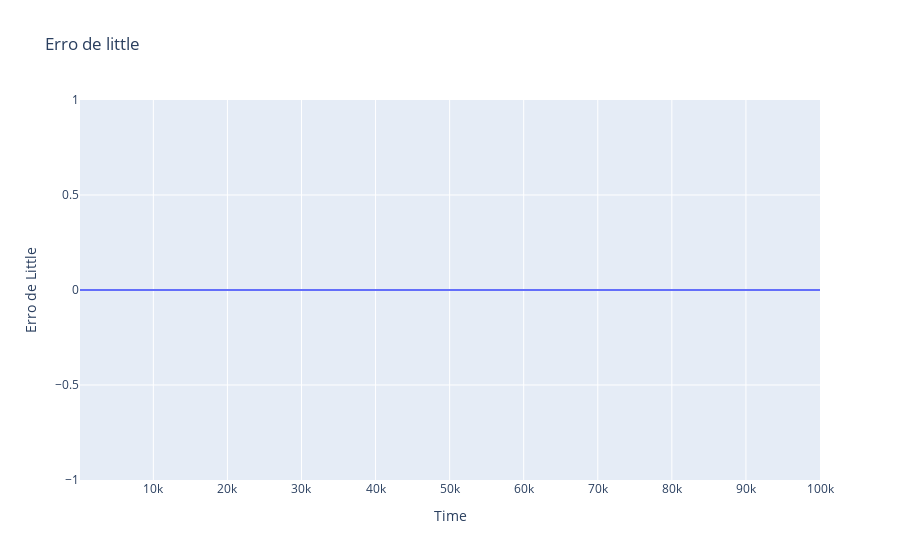

Here is the notebook cell this chart was saved with:
### Code cell
fig = px.line(df, x='Time', y="Erro de Little", title='Erro de little')
fig.show()

### Figure 1 — Plotly figure (JSON) as saved in the notebook; plotly's stock layout.template omitted (floating-point values rounded to 4 significant figures; data arrays with more than 128 entries replaced by an {"elided": "..."} marker saying what was removed)
{"data": [{"hovertemplate": "Time=%{x}<br>Erro de Little=%{y}<extra></extra>", "legendgroup": "", "line": {"color": "#636efa", "dash": "solid"}, "marker": {"symbol": "circle"}, "mode": "lines", "name": "", "orientation": "v", "showlegend": false, "type": "scatter", "x": {"elided": "1000 int values"}, "xaxis": "x", "y": {"elided": "1000 int values"}, "yaxis": "y"}], "layout": {"legend": {"tracegroupgap": 0}, "title": {"text": "Erro de little"}, "xaxis": {"anchor": "y", "domain": [0, 1], "title": {"text": "Time"}}, "yaxis": {"anchor": "x", "domain": [0, 1], "title": {"text": "Erro de Little"}}}}
